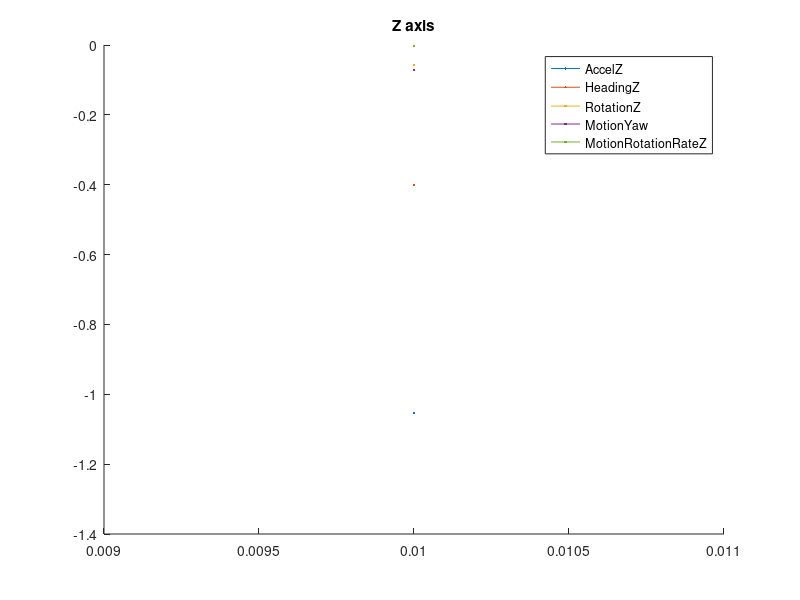
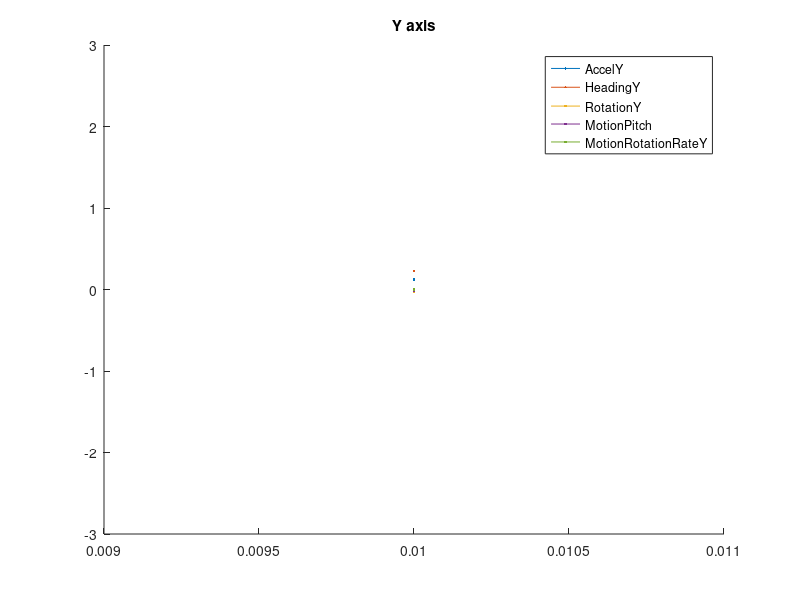
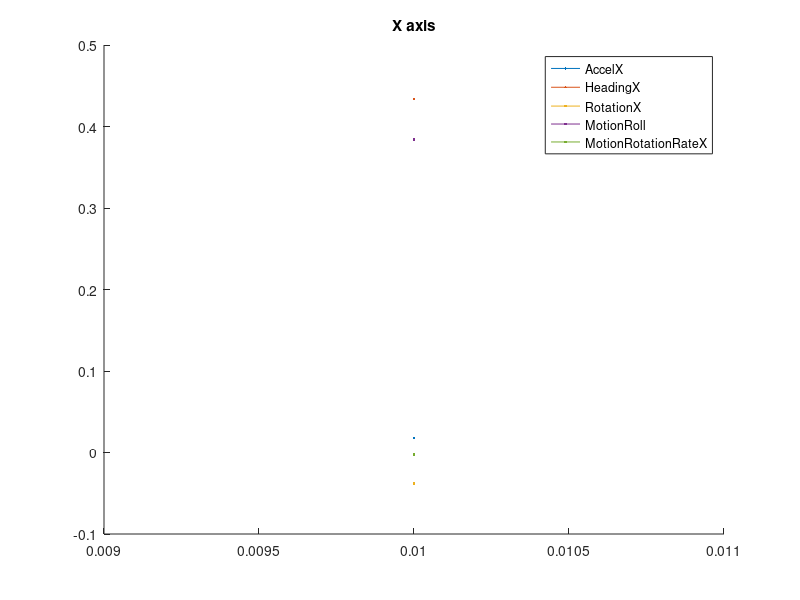

The MATLAB script that drew these images, in order:
clear all

close all
clc

rawdata=csvread('2015-01-24_11-49-26.csv');   % read truck roundabout data file

%time,timestamp,recordtime,lat,long,alt,speed,course,verticalAccuracy,horizontalAccuracy,locTimeStamp,accelerationX,accelerationY,accelerationZ,HeadingX,HeadingY,HeadingZ,TrueHeading,MagneticHeading,HeadingAccuracy,RotationX,RotationY,RotationZ,motionYaw,motionRoll,motionPitch,motionRotationRateX,motionRotationRateY,motionRotationRateZ,motionUserAccelerationX,motionUserAccelerationY,motionUserAccelerationZ,en0,pdp_ip0,DeviceOrientation,State
%  1    2           3       4   5   6     7     8           9


time = rawdata(:,2);    % create a time vector

figure()
hold on
plot(time, rawdata(:,14))
plot(time, rawdata(:,17)*pi/180)
plot(time, rawdata(:,23))
plot(time, rawdata(:,26))
plot(time, rawdata(:,29))
legend('AccelZ','HeadingZ','RotationZ','MotionYaw','MotionRotationRateZ')
title 'Z axis'
hold off

figure()
hold on
plot(time, rawdata(:,13))
plot(time, rawdata(:,16)*pi/180)
plot(time, rawdata(:,22))
plot(time, rawdata(:,25))
plot(time, rawdata(:,28))
ylim([-3 3])
legend('AccelY','HeadingY','RotationY','MotionPitch','MotionRotationRateY')
title 'Y axis'
hold off

figure()
hold on
plot(time, rawdata(:,12))
plot(time, rawdata(:,15)*pi/180)
plot(time, rawdata(:,21))
plot(time, rawdata(:,24))
plot(time, rawdata(:,27))
legend('AccelX','HeadingX','RotationX','MotionRoll','MotionRotationRateX')
title 'X axis'
hold off
